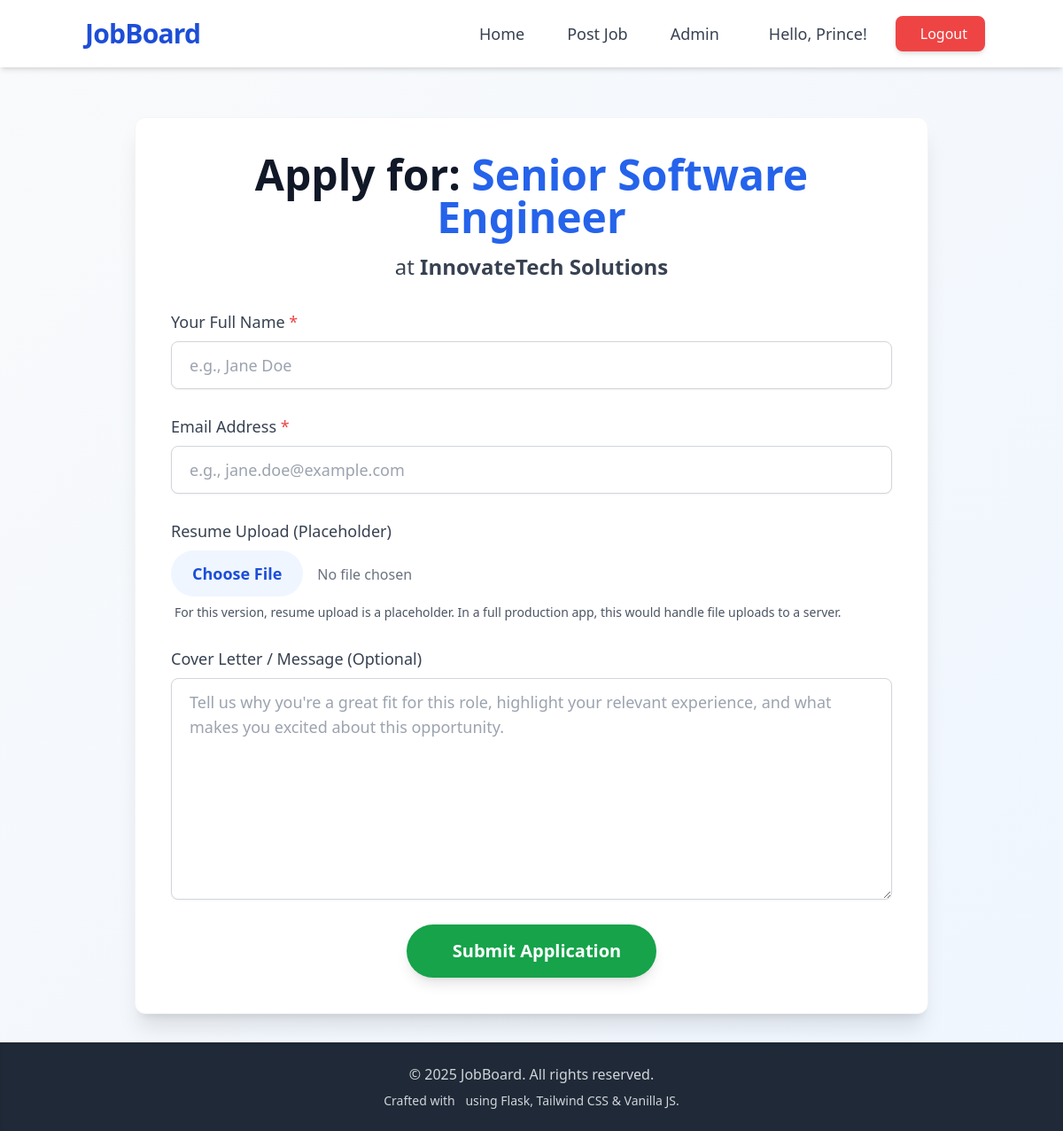
/apply/1 (signed in), run on the app's committed database.
### tables this page shows
CREATE TABLE users (
    id INTEGER PRIMARY KEY AUTOINCREMENT,
    username TEXT UNIQUE NOT NULL,
    password TEXT NOT NULL
);

CREATE TABLE jobs (
    id INTEGER PRIMARY KEY AUTOINCREMENT,
    title TEXT NOT NULL,
    company TEXT NOT NULL,
    location TEXT NOT NULL,
    salary TEXT, -- Stored as TEXT for flexibility (e.g., "$100k - $120k", "Competitive")
    description TEXT NOT NULL,
    type TEXT DEFAULT 'Full-time', -- e.g., Full-time, Part-time, Contract, Internship
    date_posted TIMESTAMP DEFAULT CURRENT_TIMESTAMP -- Automatically records when the job was posted
);

### app.py (the view, shortened to what this page needs)
@app.route('/apply/<int:job_id>', methods=('GET', 'POST'))
def apply_to_job(job_id):
    db = get_db()
    job = db.execute('SELECT * FROM jobs WHERE id = ?', (job_id,)).fetchone()
    if job is None:
        flash('Sorry, the job you are trying to apply for does not exist.', 'error')
        return redirect(url_for('index'))
    return render_template('apply.html', job=job)

### app.py (called while the page is built)
def get_db():
    if 'db' not in g:
        g.db = sqlite3.connect(
            DATABASE,
            detect_types=sqlite3.PARSE_DECLTYPES # This helps in converting TIMESTAMP to Python datetime objects
        )
        g.db.row_factory = sqlite3.Row # Allows accessing columns by name (e.g., row['column_name'])
    return g.db

def get_user(user_id):
    db = get_db()
    user = db.execute('SELECT * FROM users WHERE id = ?', (user_id,)).fetchone()
    return user

@app.before_request
def load_logged_in_user():
    user_id = session.get('user_id')
    if user_id is None:
        g.user = None
    else:
        g.user = get_user(user_id)

@app.context_processor
def inject_globals():
    return {'now': datetime.utcnow(), 'user': g.user}

### templates/apply.html (shortened to what this page needs)
{% extends 'base.html' %}
{% block content %}
<div class="max-w-4xl mx-auto bg-white p-8 md:p-10 rounded-xl shadow-xl border border-gray-100 animate-fadeIn">
    <h1 class="text-4xl md:text-5xl font-extrabold text-center text-gray-900 mb-4">
        Apply for: <br class="sm:hidden">
        <span class="text-blue-600">{{ job.title }}</span>
    </h1>
    <p class="text-xl md:text-2xl text-center text-gray-700 mb-8">
        at <span class="font-semibold">{{ job.company }}</span>
    </p>
    <form method="POST" action="{{ url_for('apply_to_job', job_id=job.id) }}" class="space-y-7">
        <div>
            <label for="applicant_name" class="block text-lg font-medium text-gray-700 mb-2">Your Full Name <span class="text-red-500">*</span></label>
            <input type="text" id="applicant_name" name="applicant_name" required
                   class="mt-1 block w-full px-5 py-3 border border-gray-300 rounded-lg shadow-sm focus:ring-green-500 focus:border-green-500 transition-colors duration-200 text-lg"
                   placeholder="e.g., Jane Doe">
        </div>
        <div>
            <label for="email" class="block text-lg font-medium text-gray-700 mb-2">Email Address <span class="text-red-500">*</span></label>
            <input type="email" id="email" name="email" required
                   class="mt-1 block w-full px-5 py-3 border border-gray-300 rounded-lg shadow-sm focus:ring-green-500 focus:border-green-500 transition-colors duration-200 text-lg"
                   placeholder="e.g., jane.doe@example.com">
        </div>
        <div>
            <label for="resume_upload" class="block text-lg font-medium text-gray-700 mb-2">Resume Upload (Placeholder)</label>
            <input type="file" id="resume_upload" name="resume_upload" disabled
                   class="mt-1 block w-full text-gray-500 file:mr-4 file:py-3 file:px-6 file:rounded-full file:border-0 file:text-lg file:font-semibold file:bg-blue-50 file:text-blue-700 hover:file:bg-blue-100 cursor-not-allowed transition-colors duration-200">
            <p class="mt-2 text-sm text-gray-600">
                 For this version, resume upload is a placeholder. In a full production app, this would handle file uploads to a server.
            </p>
        </div>
        <div>
            <label for="message" class="block text-lg font-medium text-gray-700 mb-2">Cover Letter / Message (Optional)</label>
            <textarea id="message" name="message" rows="8"
                      class="mt-1 block w-full px-5 py-3 border border-gray-300 rounded-lg shadow-sm focus:ring-green-500 focus:border-green-500 transition-colors duration-200 text-lg"
                      placeholder="Tell us why you're a great fit for this role, highlight your relevant experience, and what makes you excited about this opportunity."></textarea>
        </div>
        <div class="flex justify-center mt-10">
            <button type="submit"
                    class="bg-green-600 text-white px-10 py-4 rounded-full font-bold text-xl shadow-lg hover:bg-green-700 transition-all duration-300 transform hover:scale-105 flex items-center justify-center">
                Submit Application
            </button>
        </div>
    </form>
</div>
{% endblock %}

### templates/base.html (shortened to what this page needs)
<!DOCTYPE html>
<html lang="en">
<head>
    <script src="https://cdn.tailwindcss.com"></script>
    <link rel="stylesheet" href="{{ url_for('static', filename='css/style.css') }}">
</head>
<body class="bg-gradient-to-br from-gray-50 to-blue-50 flex flex-col min-h-screen text-gray-800 antialiased">
    <nav class="bg-white p-4 shadow-md sticky top-0 z-50">
        <div class="container mx-auto flex flex-col sm:flex-row justify-between items-center space-y-3 sm:space-y-0">
            <a href="{{ url_for('index') }}" class="text-blue-700 text-3xl font-extrabold tracking-tight flex items-center group">
                <span class="group-hover:text-blue-800 transition-colors duration-300">JobBoard</span>
            </a>
            <div class="space-x-4 flex items-center">
                <a href="{{ url_for('index') }}" class="text-gray-700 text-lg font-medium px-4 py-2 rounded-lg hover:bg-blue-50 hover:text-blue-700 transition-colors duration-300">Home</a>
                <a href="{{ url_for('post_job') }}" class="text-gray-700 text-lg font-medium px-4 py-2 rounded-lg hover:bg-blue-50 hover:text-blue-700 transition-colors duration-300">Post Job</a>
                <a href="{{ url_for('admin_applications') }}" class="text-gray-700 text-lg font-medium px-4 py-2 rounded-lg hover:bg-blue-50 hover:text-blue-700 transition-colors duration-300">Admin</a>
                {% if g.user %}
                <span class="text-gray-700 text-lg font-medium px-4 py-2">
                    Hello, {{ g.user['username'] }}!
                </span>
                <a href="{{ url_for('logout') }}" class="bg-red-500 text-white px-5 py-2 rounded-lg font-medium shadow-md hover:bg-red-600 transition-colors duration-300 flex items-center">
                    Logout
                </a>
                {% endif %}
            </div>
        </div>
    </nav>
    <main class="container mx-auto px-4 py-8 flex-grow">
        {% block content %}{% endblock %}
    </main>
    <footer class="bg-gray-800 text-gray-300 p-6 mt-auto shadow-inner">
        <div class="container mx-auto text-center">
            <p>&copy; {{ now.year }} JobBoard. All rights reserved.</p>
            <p class="text-sm mt-2">Crafted with  using Flask, Tailwind CSS & Vanilla JS.</p>
        </div>
    </footer>
</body>
</html>

### static/css/style.css (style rules this page uses)
.animate-fadeIn { animation: fadeIn 0.5s ease-out forwards; }

### templates/base.html (style rules this page uses)
html { font-family: 'Inter', sans-serif; scroll-behavior: smooth; }

### data on the page
users: user.username "Prince"
jobs: title "Senior Software Engineer", company "InnovateTech Solutions"
